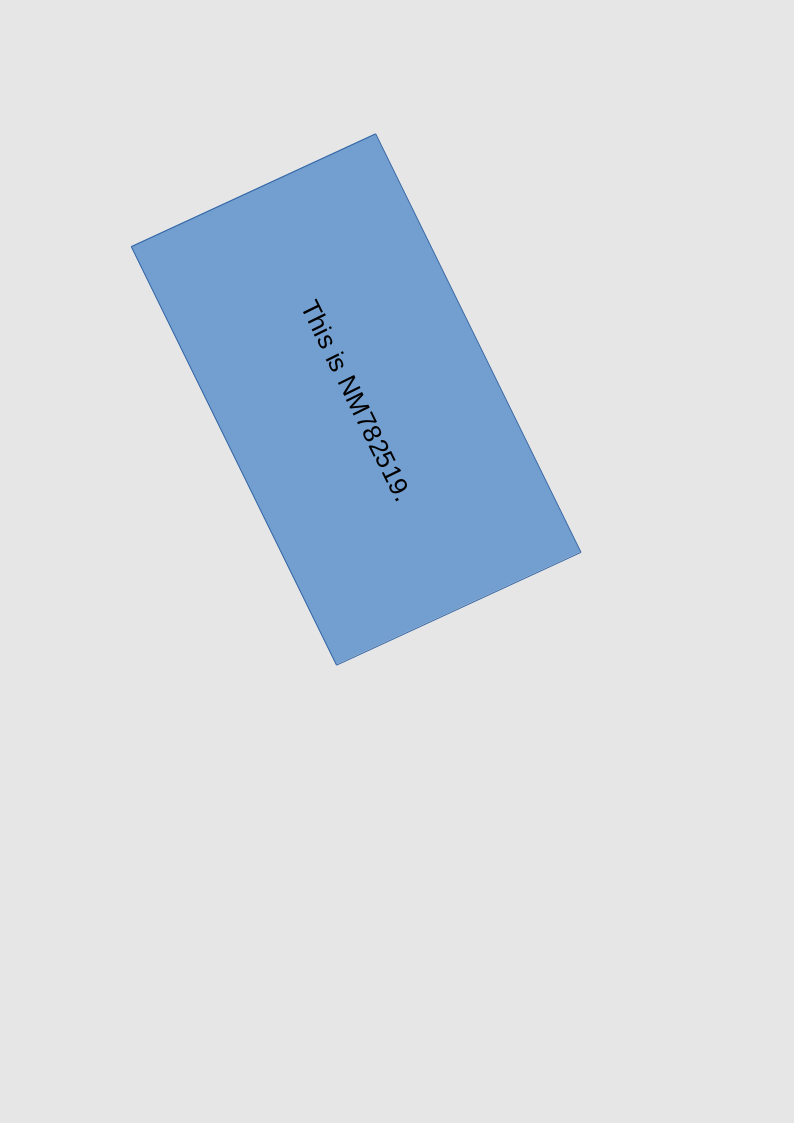
#> input picture Data/cv1.png, 794 x 1123 px; its folder holds only this picture in this run
$ jupyter execute --allow-errors Solution.ipynb
#> lines starting #> are read from the running program, lines starting #| are printed output that depends on the picture; after the words box and inside, x2 and y2 are one past the last pixel; in counts of white or black regions, pixels touching at a corner belong together
# Image to Text with a Perspective! (pun intended)

# Darpan Beri

# dberi@sdsu.edu

### Task:

#### - Un-tilt a rectangle in a image in a way to make the text inside the rectangle well processable by OCR software.

#### - Bonus: Process and print the result by an OCR software.

### My Approach:

#### 1. Rotate the rectangle by applying Affine Transformation.

#### 2. Using Edge Detection, perform a Perspective Transfromation on the rectangle to make it well processable.

#### 3. Bonus: Process and print the result using pytesseract.

[cell 1]
# Image Transformation Libraries
import cv2
import numpy as np
import matplotlib.pyplot as plt
import imutils

# OCR Libraries
try:
    from PIL import Image
except ImportError:
    import Image
import pytesseract

## 1. Rotating the Rectangle

[cell 2]
def RotateImg(path):
    """
    Rotates an image by applying Affine Transformation.

    Args:
        path: A String representing a path to an image.

    Returns:
        A Numpy array representing the read image.
    """
    image = cv2.imread(path)  # Read the image

    gray = cv2.cvtColor(image, cv2.COLOR_BGR2GRAY)  # Convert the image to grayscale

    thresh = cv2.threshold(gray, 140, 255,
                           cv2.THRESH_BINARY + cv2.THRESH_OTSU)[1]  # Threshold the image to invert and contrast colors

    coords = np.column_stack(np.where(thresh > 0))  # Grab x,y coordinates of all pixel values > 0

    angle = cv2.minAreaRect(coords)[-1]  # Compute a rotated bounding box

    if angle < -45:  # Special case value of angle as the rectangle rotates clockwise
        angle = -(90 + angle)
    else:  # Ensuring that the angle is positive
        angle = -angle

    # Applying affine transformation
    (h, w) = image.shape[:2]
    center = (w // 2, h // 2)
    M = cv2.getRotationMatrix2D(center, angle, 1.0)
    rotated = cv2.warpAffine(image, M, (w, h),
                             flags=cv2.INTER_CUBIC,
                             borderMode=cv2.BORDER_REPLICATE)

    return rotated

## 2. Perspective Transformation Code

[cell 3]
def order_points(pts):
    """
    Orders a Numpy array according to the visual locations of
    the (x,y) coordinates in an image.

    Args:
        pts: A Numpy array of four points specifying the
            (x,y) coordinates of each point of the rectangle.

    Returns:
        A Numpy array of the points ordered according to their
        visual location in the image.
    """
    rect = np.zeros((4, 2), dtype="float32")  # Initializing a list of coordinates

    s = pts.sum(axis=1)
    rect[0] = pts[np.argmin(s)]  # The smallest sum
    rect[2] = pts[np.argmax(s)]  # The largest sum

    diff = np.diff(pts, axis=1)  # The differences between the points
    rect[1] = pts[np.argmin(diff)]  # The smallest difference
    rect[3] = pts[np.argmax(diff)]  # The largest difference

    return rect

[cell 4]
def four_point_transform(image, pts):
    """
    Calculates and performs Perspective Transformation on an image.

    Args:
        image: A numpy array representing the read image.
        pts: A Numpy array of four points specifying the
            (x,y) coordinates of each point of the rectangle.

    Returns:
        A Numpy array representing an image.
    """
    rect = order_points(pts)  # Obtain a consistent order of the points
    (tl, tr, br, bl) = rect

    widthA = np.sqrt(((br[0] - bl[0]) ** 2) + ((br[1] - bl[1]) ** 2))
    widthB = np.sqrt(((tr[0] - tl[0]) ** 2) + ((tr[1] - tl[1]) ** 2))
    maxWidth = max(int(widthA), int(widthB))  # Obtain the width of the new image

    heightA = np.sqrt(((tr[0] - br[0]) ** 2) + ((tr[1] - br[1]) ** 2))
    heightB = np.sqrt(((tl[0] - bl[0]) ** 2) + ((tl[1] - bl[1]) ** 2))
    maxHeight = max(int(heightA), int(heightB))  # Obtain the height of the new image

    dst = np.array([  # Destination points for the Perspective Transformation
        [0, 0],
        [maxWidth - 1, 0],
        [maxWidth - 1, maxHeight - 1],
        [0, maxHeight - 1]], dtype="float32")

    M = cv2.getPerspectiveTransform(rect, dst)
    warped = cv2.warpPerspective(image, M, (maxWidth, maxHeight)) # Applying Perspective Transformation

    # return the warped image

    return warped

[cell 5]
def EdgeImage(image):
    """
    Converts an image to grayscale, applies Gaussian Blur,
    and finds edges in the image.

    Args:
        image: A Numpy array representing an image.

    Returns:
        A Numpy array representing an image.
    """
    gray = cv2.cvtColor(image, cv2.COLOR_BGR2GRAY) # Grayscale
    gray = cv2.GaussianBlur(gray, (5, 5), 0) # Gaussian Blur
    edged = cv2.Canny(gray, 75, 200) # Canny Edge Detection

    return edged

[cell 6]
def WarpImg(image):
    """
    Finds the rectangle in an image and crops it to aid
    OCR detection.

    Args:
        image: A Numpy array representing an image.

    Returns:
        A Numpy array representing an image.
    """
    edged = EdgeImage(image)

    cnts = cv2.findContours(edged.copy(),  # Finding Contours
                            cv2.RETR_LIST, cv2.CHAIN_APPROX_SIMPLE)
    cnts = imutils.grab_contours(cnts)
    cnts = sorted(cnts, key=cv2.contourArea, reverse=True)[:5]

    for c in cnts:
        peri = cv2.arcLength(c, True)
        approx = cv2.approxPolyDP(c, 0.02*peri, True)  # Approximating Contours

        if len(approx) == 4:  # Rectangle found
            screenCnt = approx
            break

    warped = four_point_transform(image, screenCnt.reshape(4, 2))  # Perform Perspective Transformation

    h,w,c = warped.shape
    if h > w:
        warped = cv2.rotate(warped, cv2.ROTATE_90_COUNTERCLOCKWISE)

    return warped

## 3. Optical Character Recognition

[cell 7]
# [16 lines left out: function OCR, not called in this run]

## Driver Code

[cell 8]
from os import listdir
from os.path import isfile, join

[cell 9]
images = [f for f in listdir('Data/') if isfile(join('Data/',f))]

for i in range(len(images)):
    path = 'Data/'+images[i]
    print('Original Image of ' + images[i])
    image = cv2.imread(path)
#> image is the input picture: shape (1123, 794, 3); mean B, G, R 226.4, 219.7, 213.3
    plt.imshow(image, interpolation = 'bicubic')
    plt.show()

    temp = RotateImg(path)  # Step 1
#> in RotateImg, `gray = cv2.cvtColor(image, cv2.COLOR_BGR2GRAY)`:
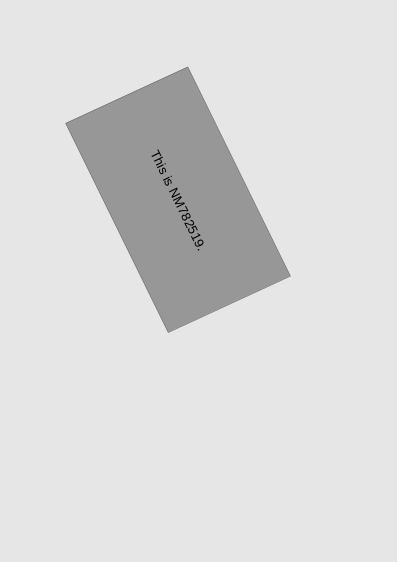
#> gray: shape (1123, 794) (shown at 1/2 size); min 0, max 230, mean 218.5
#> in RotateImg, `thresh = cv2.threshold(gray, 140, 255, cv2.THRESH_BINARY + cv2.THRESH_..`:
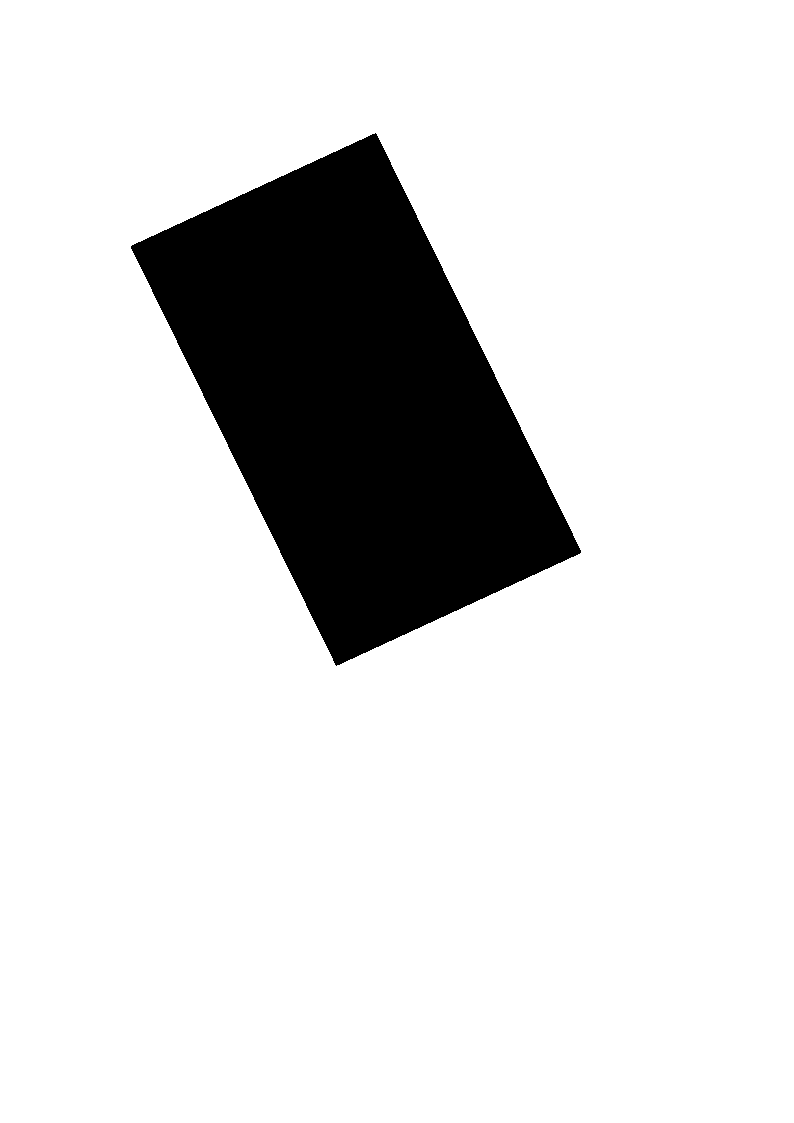
#> thresh: shape (1123, 794); 85.8% white; 1 black region, box (x1, y1, x2, y2) and area: (131, 133, 581, 666) 126495
#> in RotateImg, `coords = np.column_stack(np.where(thresh > 0))`: coords = 765167 pairs, first value 0 to 1122, second value 0 to 793
#> in RotateImg, `angle = cv2.minAreaRect(coords)[-1]`: angle = -90
#> in RotateImg, `angle = -(90 + angle)`: angle = 0
#> in RotateImg, `M = cv2.getRotationMatrix2D(center, angle, 1.0)`: M = [[1, 0, 0], [0, 1, 0]]
    fixed = WarpImg(temp)  # Step 2
#> in EdgeImage, `edged = cv2.Canny(gray, 75, 200)`:
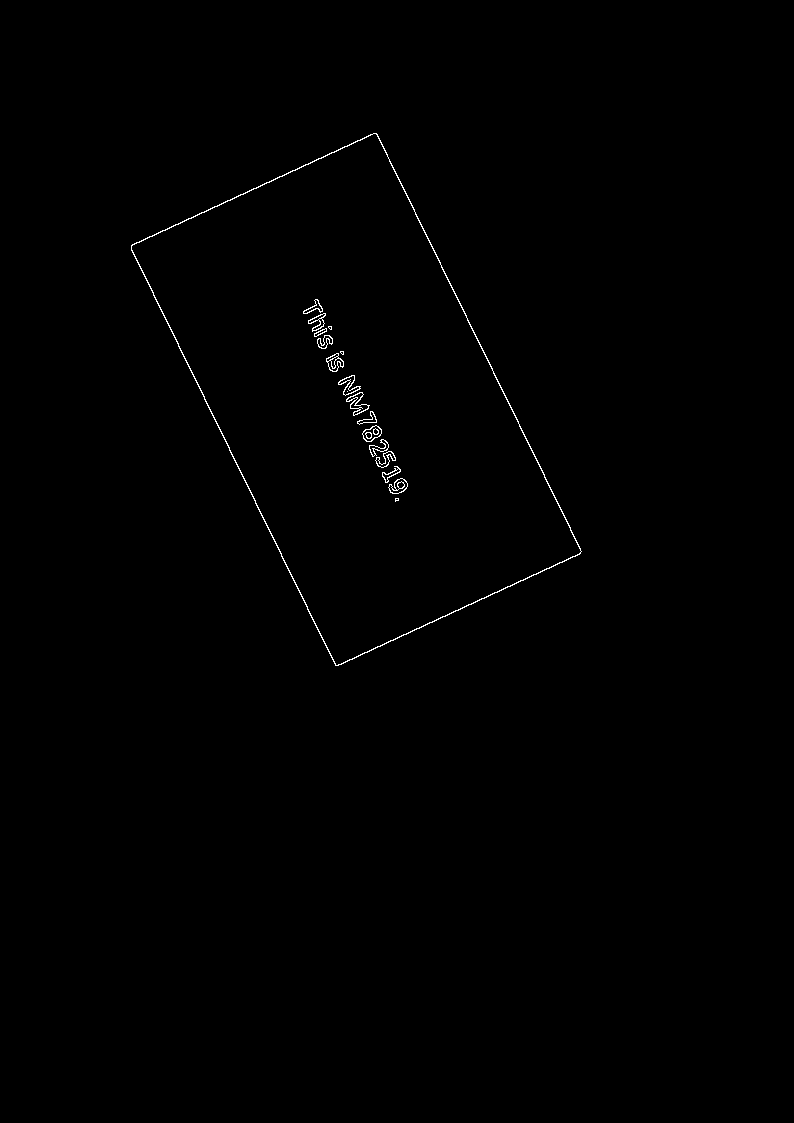
#> edged: shape (1123, 794); 0.36% white in thin lines or dots, all inside (x1, y1, x2, y2) = (131, 133, 582, 666)
#> in WarpImg, `cnts = cv2.findContours(edged.copy(),`: cnts = 43 contours, 8 with area under 20; largest, box (x1, y1, x2, y2) and area: (131, 133, 582, 666) 127073, (131, 133, 582, 666) 126447, (362, 425, 382, 442) 202, (346, 392, 370, 416) 202, (362, 425, 382, 442) 184
#> in WarpImg, `cnts = sorted(cnts, key=cv2.contourArea, reverse=True)[:5]`: cnts = 5 contours; box (x1, y1, x2, y2) and area: (131, 133, 582, 666) 127073, (131, 133, 582, 666) 126447, (362, 425, 382, 442) 202, (346, 392, 370, 416) 202, (362, 425, 382, 442) 184
#> the loop in WarpImg, `for c in cnts:` made 1 pass
#> (peri, screenCnt) on pass 1: (1592.6, [[376, 133], [131, 245], [335, 665], [581, 551]])
#> in order_points, `s = pts.sum(axis=1)`: s = [509, 376, 1000, 1132]
#> in order_points, `diff = np.diff(pts, axis=1)`: diff = [-243, 114, 330, -30]
#> in four_point_transform, `rect = order_points(pts)`: rect = [[131, 245], [376, 133], [581, 551], [335, 665]]
#> in four_point_transform, `(tl, tr, br, bl) = rect`: tl = [131, 245]; tr = [376, 133]; br = [581, 551]; bl = [335, 665]
#> in four_point_transform, `widthA = np.sqrt(((br[0] - bl[0]) ** 2) + ((br[1] - bl[1]) ** 2))`: widthA = 271.1
#> in four_point_transform, `widthB = np.sqrt(((tr[0] - tl[0]) ** 2) + ((tr[1] - tl[1]) ** 2))`: widthB = 269.4
#> in four_point_transform, `maxWidth = max(int(widthA), int(widthB))`: maxWidth = 271
#> in four_point_transform, `heightA = np.sqrt(((tr[0] - br[0]) ** 2) + ((tr[1] - br[1]) ** 2))`: heightA = 465.6
#> in four_point_transform, `heightB = np.sqrt(((tl[0] - bl[0]) ** 2) + ((tl[1] - bl[1]) ** 2))`: heightB = 466.9
#> in four_point_transform, `maxHeight = max(int(heightA), int(heightB))`: maxHeight = 466
#> in four_point_transform, `dst = np.array([  # Destination points for the Perspective Transformat..`: dst = [[0, 0], [270, 0], [270, 465], [0, 465]]
#> in four_point_transform, `M = cv2.getPerspectiveTransform(rect, dst)`: M = [[0.903, -0.438, -10.83], [0.418, 0.915, -279.1], [-4.11e-06, 1.78e-05, 1]]
#> in four_point_transform, `warped = cv2.warpPerspective(image, M, (maxWidth, maxHeight))`:
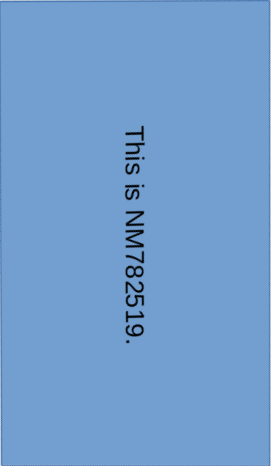
#> warped: shape (466, 271, 3); mean B, G, R 204.9, 157.4, 113.1
#> in WarpImg, `warped = cv2.rotate(warped, cv2.ROTATE_90_COUNTERCLOCKWISE)`:
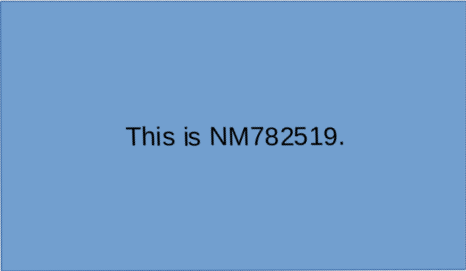
#> warped: shape (271, 466, 3); mean B, G, R 204.9, 157.4, 113.1
    cv2.imwrite('Fixed_data/'+images[i][:-4]+'_fixed.png', fixed)
    print('Fixed image')
    plt.imshow(fixed, interpolation = 'bicubic')
    plt.show()
    print()

$ run again, on Data/cv2.png
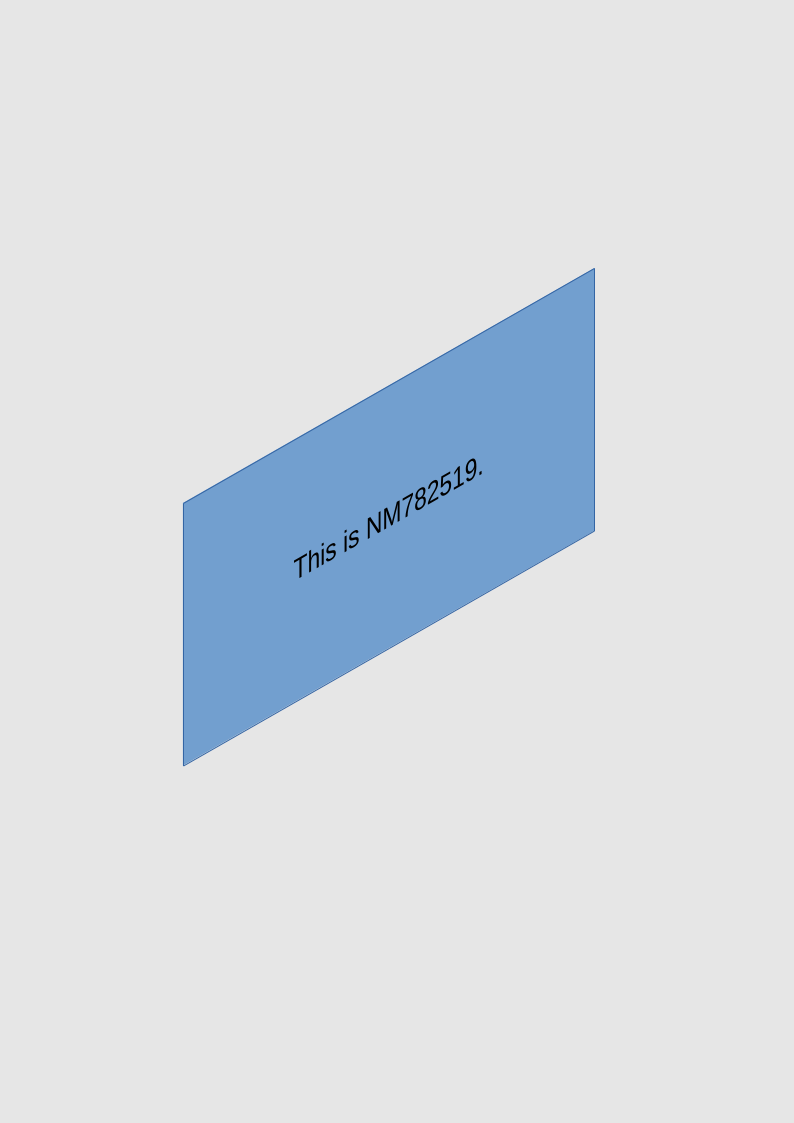
#> input picture Data/cv2.png, 794 x 1123 px
#> image is the input picture: shape (1123, 794, 3); mean B, G, R 226.9, 221, 215.6
#> in RotateImg, `thresh = cv2.threshold(gray, 140, 255, cv2.THRESH_BINARY + cv2.THRESH_..`:
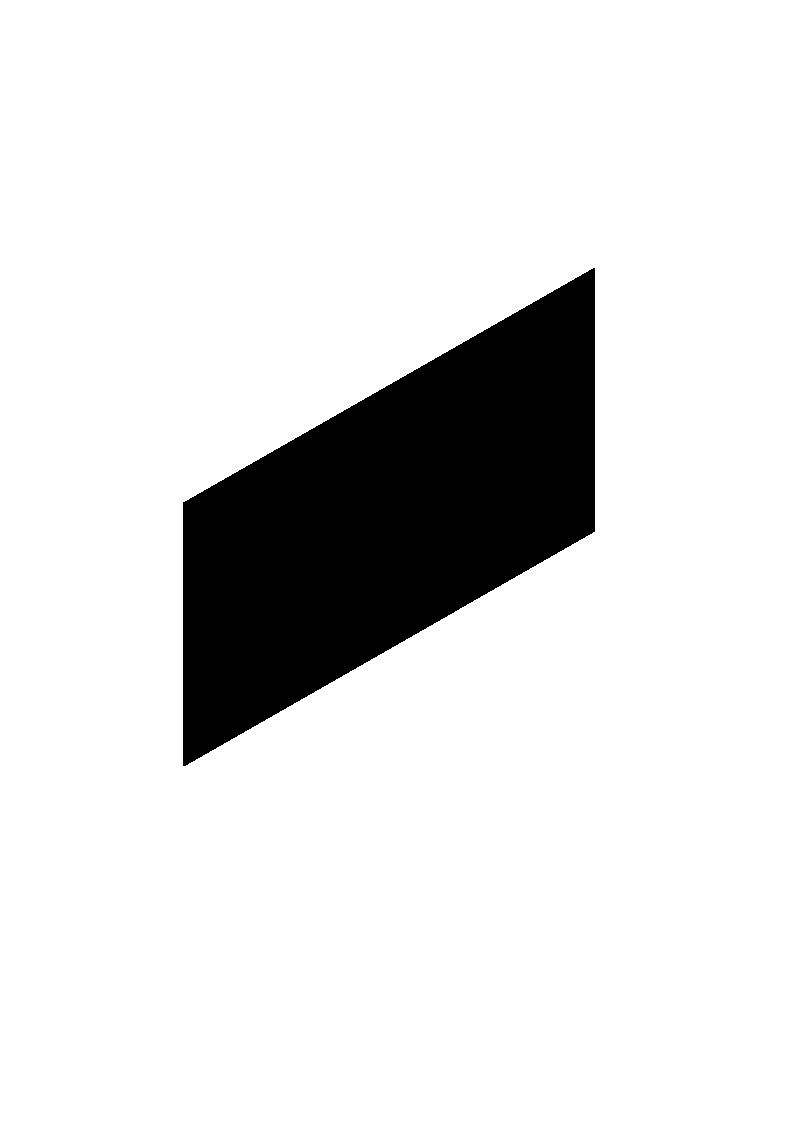
#> thresh: shape (1123, 794); 87.8% white; 1 black region, box (x1, y1, x2, y2) and area: (183, 268, 595, 766) 108924
#> coords = 782738 pairs, first value 0 to 1122, second value 0 to 793
#> in RotateImg, `angle = cv2.minAreaRect(coords)[-1]`: angle = -90
#> in RotateImg, `angle = -(90 + angle)`: angle = 0
#> in RotateImg, `M = cv2.getRotationMatrix2D(center, angle, 1.0)`: M = [[1, 0, 0], [0, 1, 0]]
#> edged: shape (1123, 794); 0.34% white in thin lines or dots, all inside (x1, y1, x2, y2) = (182, 268, 596, 767)
#> in WarpImg, `cnts = cv2.findContours(edged.copy(),`: cnts = 36 contours, 10 with area under 20; largest, box (x1, y1, x2, y2) and area: (182, 268, 596, 767) 109592, (182, 268, 596, 767) 109124, (414, 487, 426, 511) 204, (414, 487, 426, 511) 157, (367, 511, 381, 539) 151
#> in WarpImg, `cnts = sorted(cnts, key=cv2.contourArea, reverse=True)[:5]`: cnts = 5 contours; box (x1, y1, x2, y2) and area: (182, 268, 596, 767) 109592, (182, 268, 596, 767) 109124, (414, 487, 426, 511) 204, (414, 487, 426, 511) 157, (367, 511, 381, 539) 151
#> the loop in WarpImg, `for c in cnts:` made 1 pass
#> (peri, screenCnt) on pass 1: (1545.5, [[594, 268], [183, 502], [182, 765], [594, 532]])
#> s = [862, 685, 947, 1126]
#> diff = [-326, 319, 583, -62]
#> rect = [[183, 502], [594, 268], [594, 532], [182, 765]]
#> tl = [183, 502]; tr = [594, 268]; br = [594, 532]; bl = [182, 765]
#> widthA = 473.3
#> widthB = 472.9
#> maxWidth = 473
#> heightA = 264
#> heightB = 263
#> maxHeight = 264
#> dst = [[0, 0], [472, 0], [472, 263], [0, 263]]
#> in four_point_transform, `M = cv2.getPerspectiveTransform(rect, dst)`: M = [[1.17, 0.00444, -215.9], [0.577, 1.01, -614.1], [2e-05, 9.4e-06, 1]]
#> in four_point_transform, `warped = cv2.warpPerspective(image, M, (maxWidth, maxHeight))`:
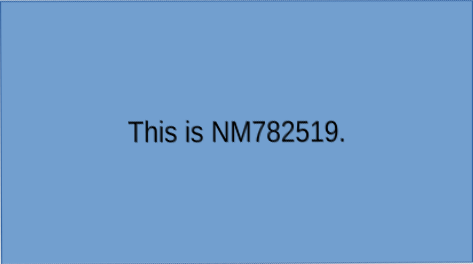
#> warped: shape (264, 473, 3); mean B, G, R 204.4, 157, 112.6
